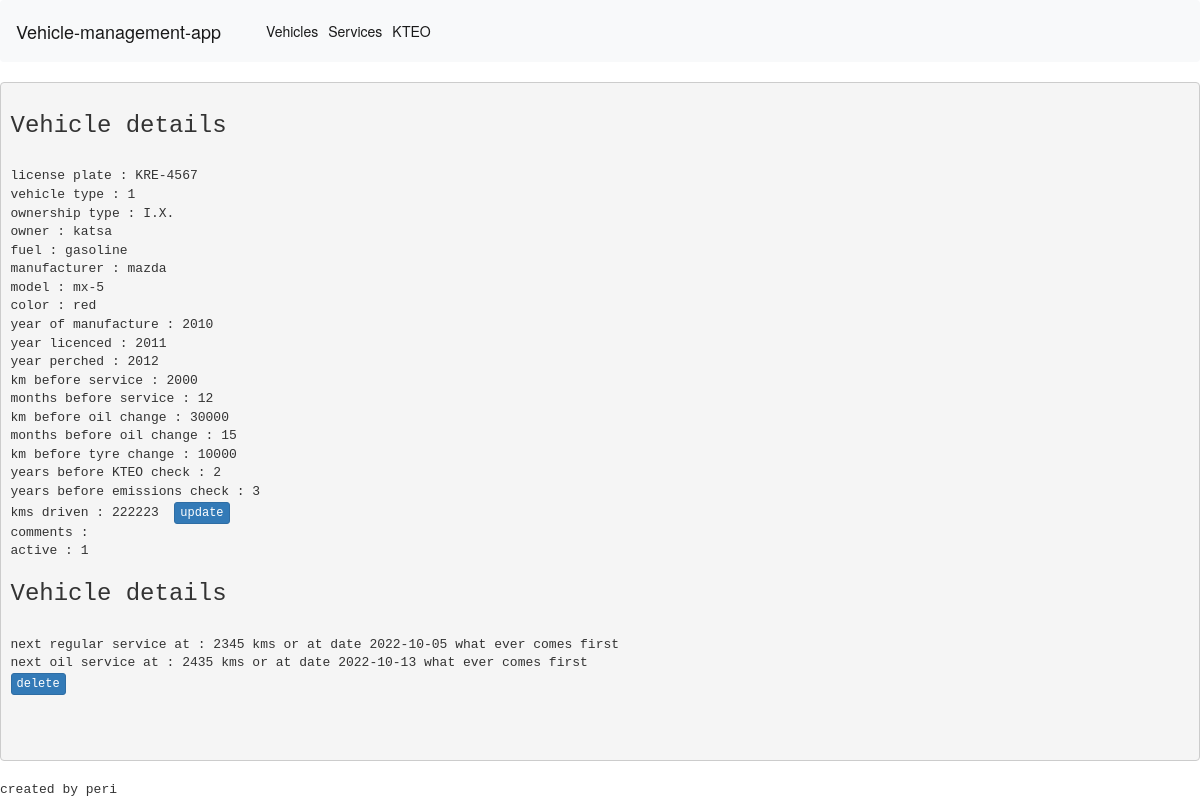
The page /index.php/vehicles/car_details/2 on the database its author committed.
### tables this page shows
CREATE TABLE `car` (
  `license_plate` varchar(15) DEFAULT NULL,
  `vehicle_type` int NOT NULL,
  `ownership_type` enum('SuperCargo','I.X.') DEFAULT NULL,
  `id` int NOT NULL AUTO_INCREMENT,
  `owner` varchar(40) NOT NULL,
  `fuel` enum('gasoline','petrol','electric') NOT NULL,
  `manufacturer` varchar(20) NOT NULL,
  `model` varchar(20) NOT NULL,
  `color` varchar(15) DEFAULT NULL,
  `displasment` int NOT NULL,
  `year_man` year NOT NULL,
  `year_license` year NOT NULL,
  `year_purch` year NOT NULL,
  `service_reg_km` int DEFAULT NULL,
  `service_reg_months` int DEFAULT NULL,
  `service_oil_km` int DEFAULT NULL,
  `service_oil_months` int DEFAULT NULL,
  `service_tyre_km` int NOT NULL,
  `KTEO_years` int NOT NULL,
  `emission_years` int NOT NULL,
  `escort_id` int DEFAULT NULL,
  `comments` longtext,
  `active` tinyint(1) NOT NULL,
  PRIMARY KEY (`id`),
  KEY `car_car_id_fk` (`escort_id`),
  KEY `car_vehicle_type_null_fk` (`vehicle_type`),
  CONSTRAINT `car_car_id_fk` FOREIGN KEY (`escort_id`) REFERENCES `car` (`id`),
  CONSTRAINT `car_vehicle_type_null_fk` FOREIGN KEY (`vehicle_type`) REFERENCES `vehicle_type` (`id`)
);

### application/controllers/Vehicles.php (called while the page is built, shortened)
<?php
class Vehicles extends CI_Controller {
    public function __construct()
    {
        $this->load->model("vehicles_model");
        $this->load->helper("form");
    }
    public function car_details($id)
    {
        $result['dets']=$this->vehicles_model->get_vehicle_dets($id);
        $result['serv']=$this->vehicles_model->get_next_services($id);
        $this->load->view('hf/header');
        $this->load->view("vehicles/vehicle_details",$result);
        $this->load->view('hf/footer.html');
    }
}

### index.php (called while the page is built, shortened)
<?php
require_once BASEPATH.'core/CodeIgniter.php';

### application/models/Vehicles_model.php (called while the page is built, shortened)
<?php
class vehicles_model extends CI_Model
{
    function get_vehicle_dets($id){
        $this->db->select("car.*,max(km.odometer) as odo");
        $this->db->from("car as car");
        $this->db->join("km as km","car.id=km.car_id");
        $this->db->where("car.id",$id);
        $query=$this->db->get();
        return$query->result();
    }
    function get_next_services($id){
        $this->db->select("max(service_reg_km) as reg_km,max(service_reg_date) reg_date,max(service_oil_km) as oil_km,max(service_oil_date) as oil_date");
        $this->db->from("services");
        $this->db->where("car_id",$id);
        $query=$this->db->get();
        return$query->result();
    }
}

### application/views/vehicles/vehicle_details.php (the view)
<?php
echo"<pre>";
$s=$serv[0];
$det=$dets[0];
$update_odometer_url=base_url('/index.php/vehicles/update_odometer/'.$det->id);
$delete_url=base_url('/index.php/vehicles/are_u_sure_delete/'.$det->id);
    echo "<h3>Vehicle details</h3><br>";
    echo "license plate : ".$det->license_plate . "<br>";
    echo "vehicle type : ".$det->vehicle_type . "<br>";
    echo "ownership type : ".$det->ownership_type . "<br>";
    echo "owner : ".$det->owner . "<br>";
    echo "fuel : ".$det->fuel . "<br>";
    echo "manufacturer : ".$det->manufacturer . "<br>";
    echo "model : ".$det->model . "<br>";
    echo "color : ".$det->color . "<br>";
    echo "year of manufacture : ".$det->year_man . "<br>";
    echo "year licenced : ".$det->year_license . "<br>";
    echo "year perched : ".$det->year_purch . "<br>";
    echo "km before service : ".$det->service_reg_km . "<br>";
    echo "months before service : ".$det->service_reg_months . "<br>";
    echo "km before oil change : ".$det->service_oil_km . "<br>";
    echo "months before oil change : ".$det->service_oil_months . "<br>";
    echo "km before tyre change : ".$det->service_tyre_km . "<br>";
    echo "years before KTEO check : ".$det->KTEO_years . "<br>";
    echo "years before emissions check : ".$det->emission_years . "<br>";
    echo "kms driven : ".$det->odo. "  <a class='btn btn-primary btn-xs' href='$update_odometer_url'>update</a><br>";
    echo "comments : ".$det->comments . "<br>";
    echo "active : ".$det->active . "<br>";
echo "<h3>Vehicle details</h3><br>";
    echo "next regular service at : ". $s->reg_km ." kms or at date ". $s->reg_date ." what ever comes first <br>";
    echo "next oil service at : ". $s->oil_km ." kms or at date ". $s->oil_date ." what ever comes first";
echo "<br>";
echo "<a class='btn btn-primary btn-xs' href='$delete_url'>delete</a>";

### rows shown on the page
car: license_plate "KRE-4567", vehicle_type "1", ownership_type "I.X.", owner "katsa", fuel "gasoline", manufacturer "mazda", model "mx-5", color "red", year_man "2010", year_license "2011", year_purch "2012", service_reg_km "2000", service_reg_months "12", service_oil_km "30000", service_oil_months "15", service_tyre_km "10000", KTEO_years "2", emission_years "3", active "1"

### other values the page prints
$det->odo "222223"
$s->reg_km "2345"
$s->reg_date "2022-10-05"
$s->oil_km "2435"
$s->oil_date "2022-10-13"
